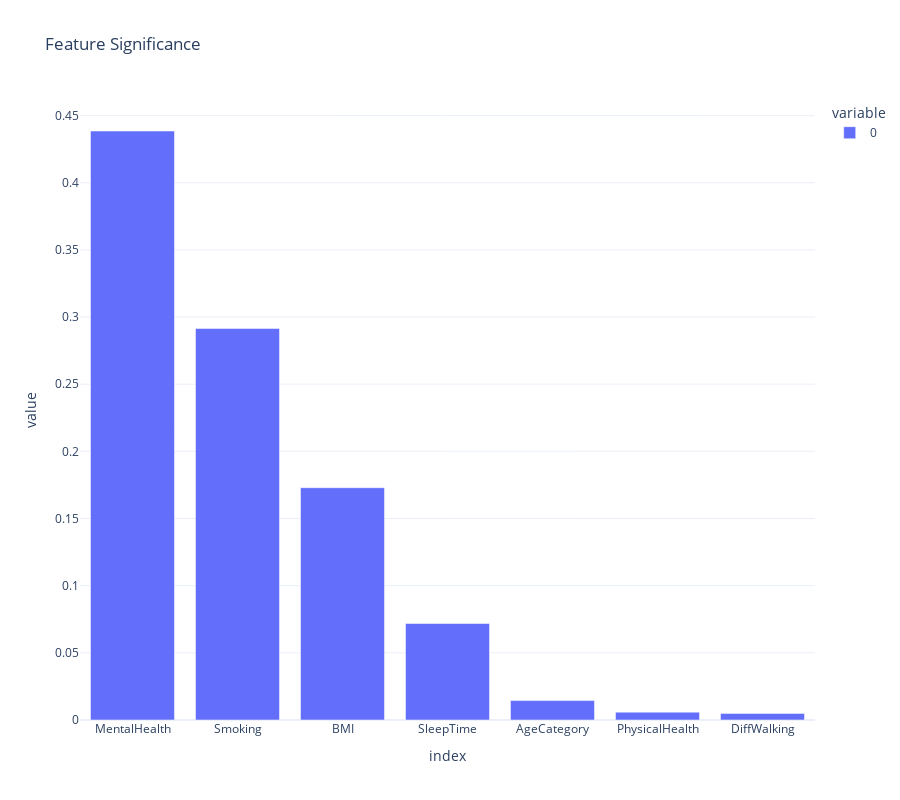

The cell this chart's notebook holds for it:
### Code cell
importances = model.feature_importances_
std = np.std([tree.feature_importances_ for tree in model.estimators_], axis=0)
forest_importances = pd.Series(importances, index=features)

figImportance = px.bar(forest_importances, title="Feature Significance", 
                     template="plotly_white", height=800).update_xaxes(categoryorder="total descending")


figImportance.show()

### Figure 1 — Plotly figure (JSON) as saved in the notebook; plotly's stock layout.template omitted (floating-point values rounded to 4 significant figures)
{"data": [{"alignmentgroup": "True", "hovertemplate": "variable=0<br>index=%{x}<br>value=%{y}<extra></extra>", "legendgroup": "0", "marker": {"color": "#636efa", "pattern": {"shape": ""}}, "name": "0", "offsetgroup": "0", "orientation": "v", "showlegend": true, "textposition": "auto", "type": "bar", "x": ["AgeCategory", "BMI", "DiffWalking", "MentalHealth", "PhysicalHealth", "SleepTime", "Smoking"], "xaxis": "x", "y": [0.01445, 0.173, 0.004922, 0.4385, 0.005855, 0.07183, 0.2915], "yaxis": "y"}], "layout": {"barmode": "relative", "height": 800, "legend": {"title": {"text": "variable"}, "tracegroupgap": 0}, "title": {"text": "Feature Significance"}, "xaxis": {"anchor": "y", "categoryorder": "total descending", "domain": [0, 1], "title": {"text": "index"}}, "yaxis": {"anchor": "x", "domain": [0, 1], "title": {"text": "value"}}}}
